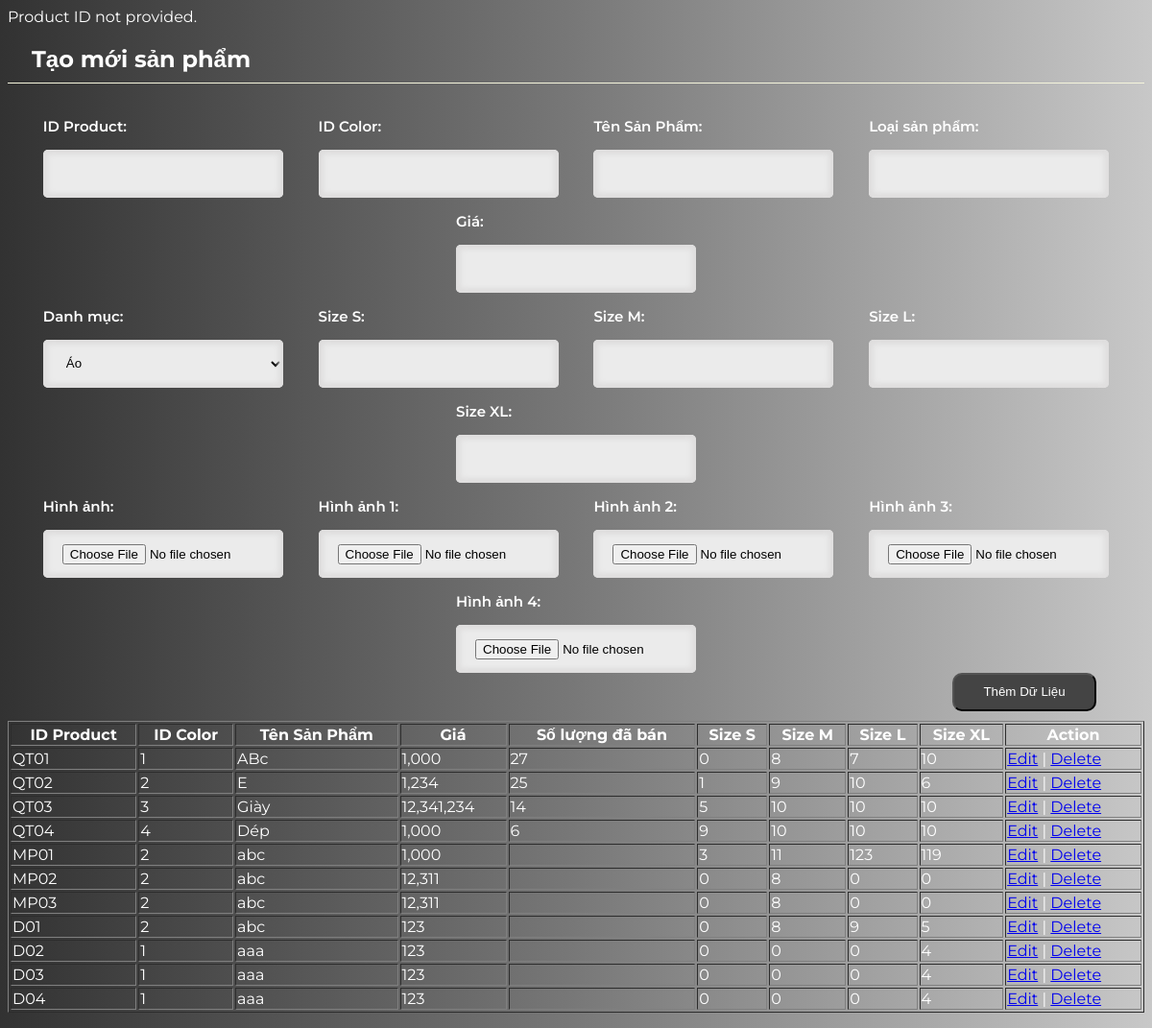
/Manage/them.php, run on an earlier commit of the app's database.
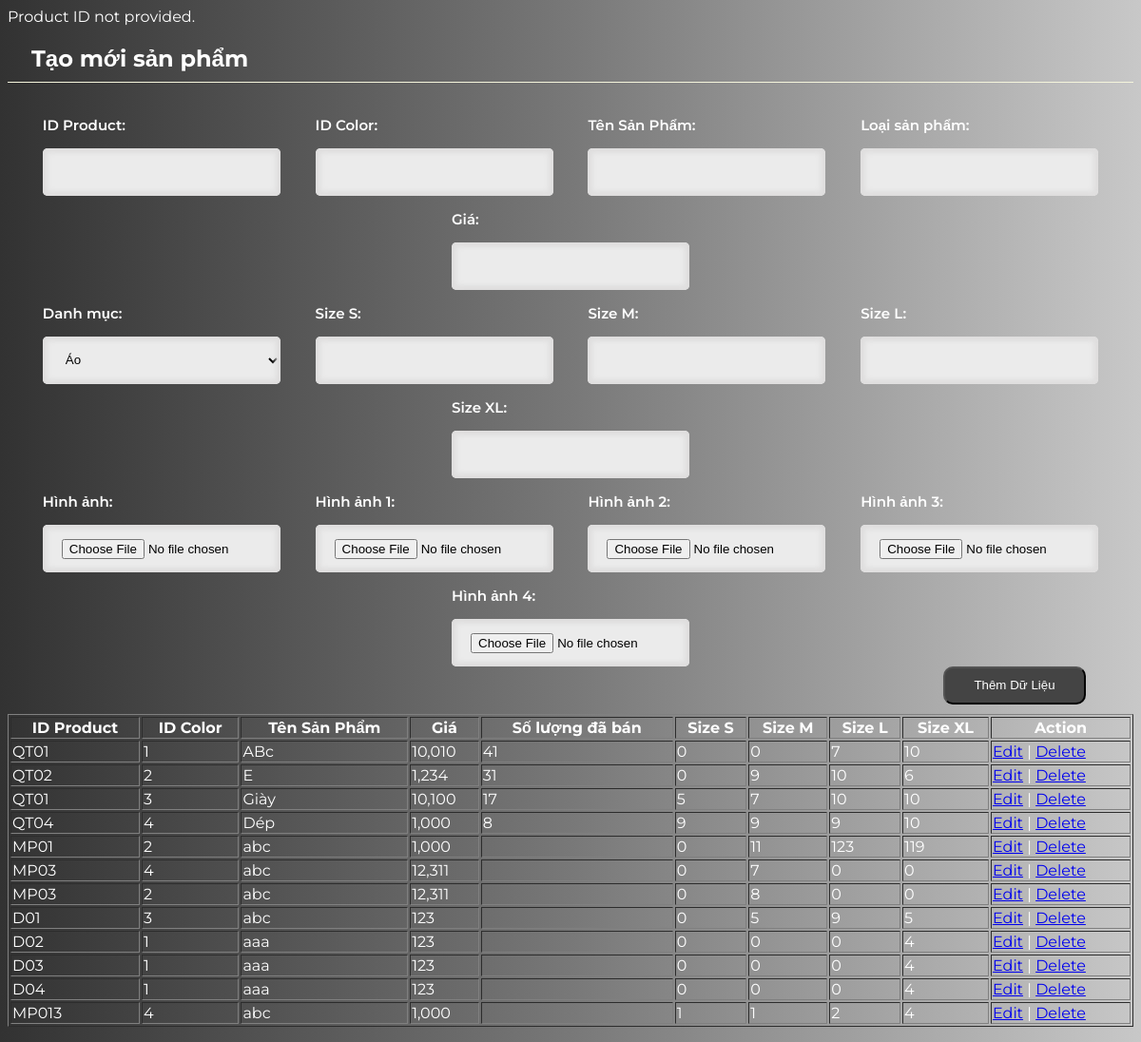
And on a later commit of the database.
### tables this page shows
CREATE TABLE `products` (
  `id` int(11) NOT NULL,
  `id_product` char(15) DEFAULT NULL,
  `id_color` int(11) DEFAULT NULL,
  `id_dm` int(11) DEFAULT NULL,
  `ten_san_pham` varchar(255) DEFAULT NULL,
  `link_hinh_anh` text DEFAULT NULL,
  `loaisanpham` char(20) DEFAULT NULL,
  `gia` int(11) DEFAULT NULL,
  `img1` text DEFAULT NULL,
  `img2` text DEFAULT NULL,
  `img3` text DEFAULT NULL,
  `img4` text DEFAULT NULL,
  `rating` decimal(3,2) DEFAULT NULL,
  `so_danh_gia` int(11) DEFAULT NULL,
  `so_luong_da_ban` int(11) DEFAULT NULL,
  `size_S` int(11) DEFAULT NULL,
  `size_M` int(11) DEFAULT NULL,
  `size_L` int(11) DEFAULT NULL,
  `size_XL` int(11) DEFAULT NULL
);

### Manage/them.php (the view, shortened to what this page needs)
<!DOCTYPE html>
<html lang="en">
<head>
</head>
<body>
<div class="tilte">
        <h2>
            Tạo mới sản phẩm
        </h2>
    </div>
<?php
require_once('db_connection.php');
$id_product = $id_color = $tendanhmuc_selected = $ten_san_pham = $loaisanpham = $gia = $link_hinh_anh = $img1 = $img2 = $img3 = $img4 = $size_S = $size_M = $size_L = $size_XL = '';
$categoryQuery = "SELECT id_dm, tendanhmuc FROM categories";
$categoryResult = $conn->query($categoryQuery);
?>
<form method="post" action="<?php echo htmlspecialchars($_SERVER["PHP_SELF"]);?>">
<div class="container">
        <div class="content_input">
            <div>
                <p>ID Product:</p>
                <input type="text" name="id_product" value="<?php echo $id_product; ?>">
            </div>
            <div>
                <p>ID Color:</p>
                <input type="text" name="id_color" value="<?php echo $id_color; ?>">
            </div>
            <div>
                <p>Tên Sản Phẩm: </p>
                <input type="text" name="ten_san_pham" value="<?php echo $ten_san_pham; ?>"><br>
            </div>
            <div>
                <p>Loại sản phẩm:</p>
                <input type="text" name="loaisanpham" value="<?php echo $loaisanpham; ?>"><br>
            </div>
            <div>
                <p>Giá:</p>
                <input type="text" name="gia" value="<?php echo $gia; ?>"><br>
            </div>
        </div>
        <div class="content_input">
            <div>
                <p>Danh mục: </p>
                <select name="tendanhmuc">
                <?php
            while($row = $categoryResult->fetch_assoc()) {
                $selected = ($row['tendanhmuc'] == $tendanhmuc_selected) ? 'selected' : '';
                echo "<option value='".$row['tendanhmuc']."' $selected>".$row['tendanhmuc']."</option>";
            }
        ?>
                </select>
            </div>
            <div>
                <p>Size S:</p>
                <input class="number" type="number" min="0" name="size_S" value="<?php echo $size_S; ?>"><br>
            </div>
            <div>
                <p>Size M: </p>
                <input class="number" type="number" min="0" name="size_M" value="<?php echo $size_M; ?>"><br>
            </div>
            <div>
                <p>Size L: </p>
                <input class="number" type="number" min="0" name="size_L" value="<?php echo $size_L; ?>"><br>
            </div>
            <div>
                <p>Size XL:  </p>
                <input class="number" type="number" min="0" name="size_XL" value="<?php echo $size_XL; ?>"><br>
            </div>
        </div>
        <div class="content_input">
        <div class="form_elements">
        <p>Hình ảnh: </p>
        <input style="color:black; padding-top: 15px;" id="file-1" type="file" name="link_hinh_anh" accept="image/*">
    </div>
    <div class="form_elements">
        <p>Hình ảnh 1: </p>
        <input style="color:black; padding-top: 15px;" id="file-2" type="file" name="img1" accept="image/*">
    </div>
    <div class="form_elements">
        <p>Hình ảnh 2: </p>
        <input style="color:black; padding-top: 15px;" id="file-3" type="file" name="img2" accept="image/*">
    </div>
    <div class="form_elements">
        <p>Hình ảnh 3:</p>
        <input style="color:black; padding-top: 15px;" id="file-4" type="file" name="img3" accept="image/*">
    </div>
    <div class="form_elements">
        <p>Hình ảnh 4: </p>
        <input style="color:black; padding-top: 15px;" id="file-5" type="file" name="img4" accept="image/*">
    </div>
        </div>
    </form>
    <input class="button" style=" margin-right: 50px; background-color: #444; float: right; color: white; border-radius: 10px;" type="submit" onclick="alert('Thêm sản phẩm thành công!!!')" value="Thêm Dữ Liệu">
    <table border="1" style="margin-top: 50px; width: 100%;">
    <tr>
        <th>ID Product</th>
        <th>ID Color</th>
        <th>Tên Sản Phẩm</th>
        <th>Giá</th>
        <th>Số lượng đã bán</th>
        <th>Size S</th>
        <th>Size M</th>
        <th>Size L</th>
        <th>Size XL</th>
        <th>Action</th>
    </tr>
    <?php
    $getProductsQuery = "SELECT * FROM products";
    $productsResult = $conn->query($getProductsQuery);
    while ($row = $productsResult->fetch_assoc()) {
        echo "<tr>";
        echo "<td>".$row['id_product']."</td>";
        echo "<td>".$row['id_color']."</td>";
        echo "<td>".$row['ten_san_pham']."</td>";
        echo "<td>".number_format($row['gia'])."</td>";
        echo "<td>".$row['so_luong_da_ban']."</td>";
        echo "<td>".$row['size_S']."</td>";
        echo "<td>".$row['size_M']."</td>";
        echo "<td>".$row['size_L']."</td>";
        echo "<td>".$row['size_XL']."</td>";
        echo "<td><a href='them.php?action=edit&id=".$row['id_product']."'>Edit</a> | <a href='them.php?action=delete&id=".$row['id_product']."' onclick='return confirm(\"Bạn có chắc chắn muốn xóa?\")'>Delete</a></td>";
        echo "</tr>";
    }
    ?>
</table>
</body>
</html>

What changed in the data, as far as the page shows it:
changed products "ABc": gia "1,000" → "10,010"; so_luong_da_ban "27" → "41"; size_M "8" → "0"
changed products "QT02": so_luong_da_ban "25" → "31"; size_S "1" → "0"
changed products "Giày": id_product "QT03" → "QT01"; gia "12,341,234" → "10,100"; so_luong_da_ban "14" → "17"; size_M "10" → "7"
changed products "QT04": so_luong_da_ban "6" → "8"; size_M "10" → "9"; size_L "10" → "9"
changed products "MP01": size_S "3" → "0"
changed products (number 6 of 12 on the later page): id_product "MP02" → "MP03"; id_color "2" → "4"; size_M "8" → "7"
changed products (number 8 of 12 on the later page): id_color "2" → "3"; size_M "8" → "5"
added products: id_product "MP013", id_color "4", ten_san_pham "abc", gia "1,000", size_S "1", size_M "1", size_L "2", size_XL "4"
